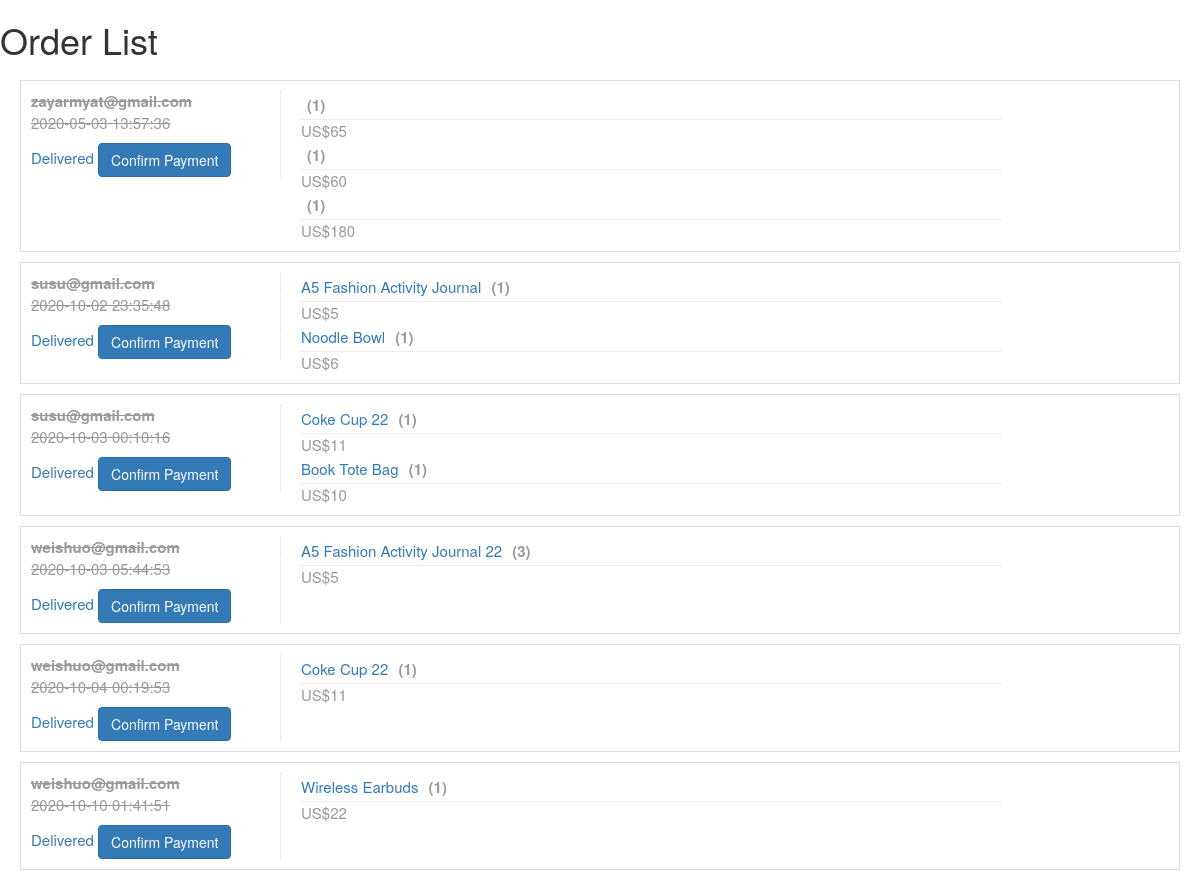
The app's page /admin/order.php with its own data.
### tables this page shows
CREATE TABLE `orders` (
  `order_id` int(11) NOT NULL,
  `customer` varchar(255) NOT NULL,
  `shipping_id` int(11) NOT NULL,
  `status` int(1) NOT NULL,
  `total_amt` float NOT NULL,
  `total_qty` int(11) NOT NULL,
  `payment_type` varchar(255) NOT NULL,
  `created_date` datetime NOT NULL,
  `modified_date` datetime NOT NULL
);

CREATE TABLE `order_items` (
  `order_item_id` int(11) NOT NULL,
  `order_id` int(11) NOT NULL,
  `product_id` int(11) NOT NULL,
  `product_name` varchar(255) NOT NULL,
  `price` varchar(255) NOT NULL,
  `units` int(11) NOT NULL,
  `total` varchar(255) NOT NULL,
  `customer` varchar(255) NOT NULL
);

CREATE TABLE `product` (
  `id` int(11) NOT NULL,
  `product_name` varchar(255) NOT NULL,
  `categories` varchar(255) NOT NULL,
  `sub_cat` varchar(255) NOT NULL,
  `brand` varchar(255) NOT NULL,
  `package` varchar(255) NOT NULL,
  `supplier` varchar(255) NOT NULL,
  `description` text NOT NULL,
  `price` varchar(50) NOT NULL,
  `cover` varchar(255) NOT NULL,
  `qty` int(11) NOT NULL,
  `created_date` datetime NOT NULL,
  `modified_date` datetime NOT NULL
);

### admin/order.php (the view, shortened to what this page needs)
<?php
   include('../confs/config.php');
   include('header.php');
?>
<link rel="stylesheet" type="text/css" href="css/order.css">
<h1>Order List</h1>
<?php
	$orders = mysqli_query($mysqli,"SELECT * FROM orders"); ?>
	<ul class="orders">
	<?php while($order = mysqli_fetch_assoc($orders)):
?>
 <?php if($order['status']): ?>
 	<li class="delivered">
 <?php else: ?>
 	<li>
 <?php endif; ?>
 <div class="order">
 	<b><?php echo $order['customer']; ?></b>
 	<p><?php echo $order['created_date']; ?></p>
 	<?php if($order['status'] == 0){ ?>
 	<a href="order_status.php?id=<?php echo $order['order_id']?>&status=0" >Undo</a>
 	<?php }else if($order['status'] == 2){ ?>
 	<a href="order_status.php?id=<?php echo $order['order_id']?>&status=2" >Waiting Payment</a>
 <?php }else{ ?>
 	<a href="order_status.php?id=<?php echo $order['order_id']?>&status=1"
 	>Delivered</a>
 <?php } ?>
    <a href="" class="btn btn-primary">Confirm Payment</a>
 </div>
 <div class="items">
 	<?php
 		$order_id = $order['order_id'];
 		$items = mysqli_query($mysqli,"SELECT order_items.*,product.product_name FROM order_items LEFT JOIN product ON order_items.product_id = product.id WHERE order_items.order_id = $order_id");
 		while($item = mysqli_fetch_assoc($items)):
 		?>
 		<b><a href=""><?php echo $item['product_name'] ?></a>
 		(<?php echo $item['units'] ?>) </b>
 		US$<?php echo $item['price'] ?>
 	<?php endwhile; ?>
 </div>
 	</li>
<?php endwhile; ?>
</ul>

### admin/css/order.css (style rules this page uses)
ul.orders { list-style: none; margin: 20px; padding: 0; line-height: 1.5em; }
ul.orders li { padding: 10px; border: 1px solid #ddd; margin-bottom: 10px; overflow: hidden; font-size: 15px; }
ul.orders .order { float: left; width: 250px; border-right: 1px dotted #ddd; margin-right: 20px; }
ul.orders .items { float: left; width: 700px; }
ul.orders b, ul.orders i, ul.orders span { display: block; }
ul.orders .items a { font-weight: normal; margin-right: 6px; }
ul.orders .items b { border-bottom: 1px dotted #ddd; line-height: 1.8em; }
ul.orders li.delivered { color: #999; }
li.delivered .order b, li.delivered .order i, li.delivered .order p, li.delivered .order span { text-decoration: line-through; }

### records on screen
orders: customer "zayarmyat@gmail.com", created_date "2020-05-03 13:57:36"
order_items: units "1", price "65"
order_items: units "1", price "60"
order_items: units "1", price "180"
orders: customer "susu@gmail.com", created_date "2020-10-02 23:35:48"
order_items: product.product_name "A5 Fashion Activity Journal", units "1", price "5"
order_items: product.product_name "Noodle Bowl", units "1", price "6"
orders: customer "susu@gmail.com", created_date "2020-10-03 00:10:16"
order_items: product.product_name "Coke Cup 22", units "1", price "11"
order_items: product.product_name "Book Tote Bag", units "1", price "10"
orders: customer "weishuo@gmail.com", created_date "2020-10-03 05:44:53"
order_items: product.product_name "A5 Fashion Activity Journal 22", units "3", price "5"
orders: customer "weishuo@gmail.com", created_date "2020-10-04 00:19:53"
order_items: product.product_name "Coke Cup 22", units "1", price "11"
orders: customer "weishuo@gmail.com", created_date "2020-10-10 01:41:51"
order_items: product.product_name "Wireless Earbuds", units "1", price "22"
